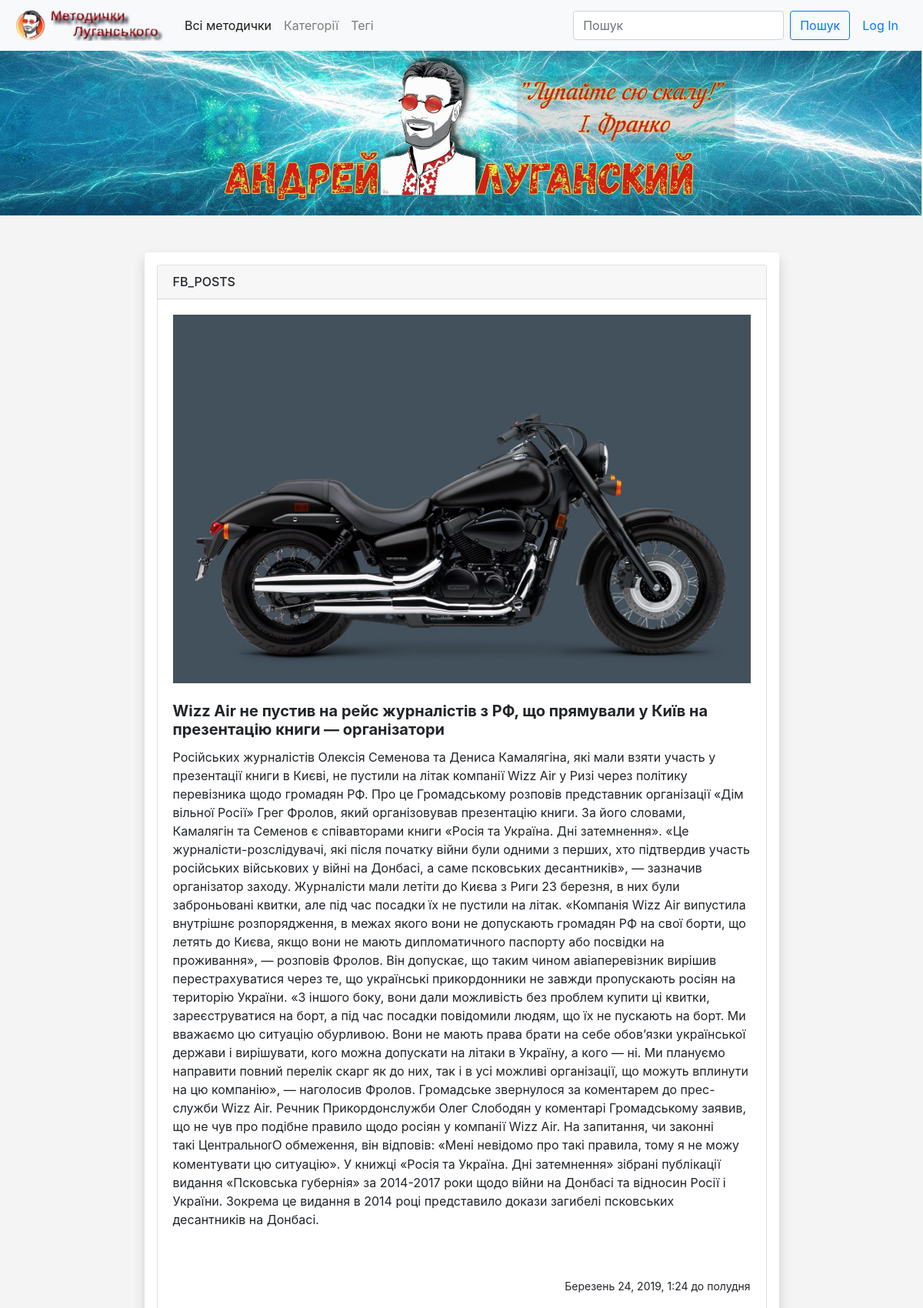
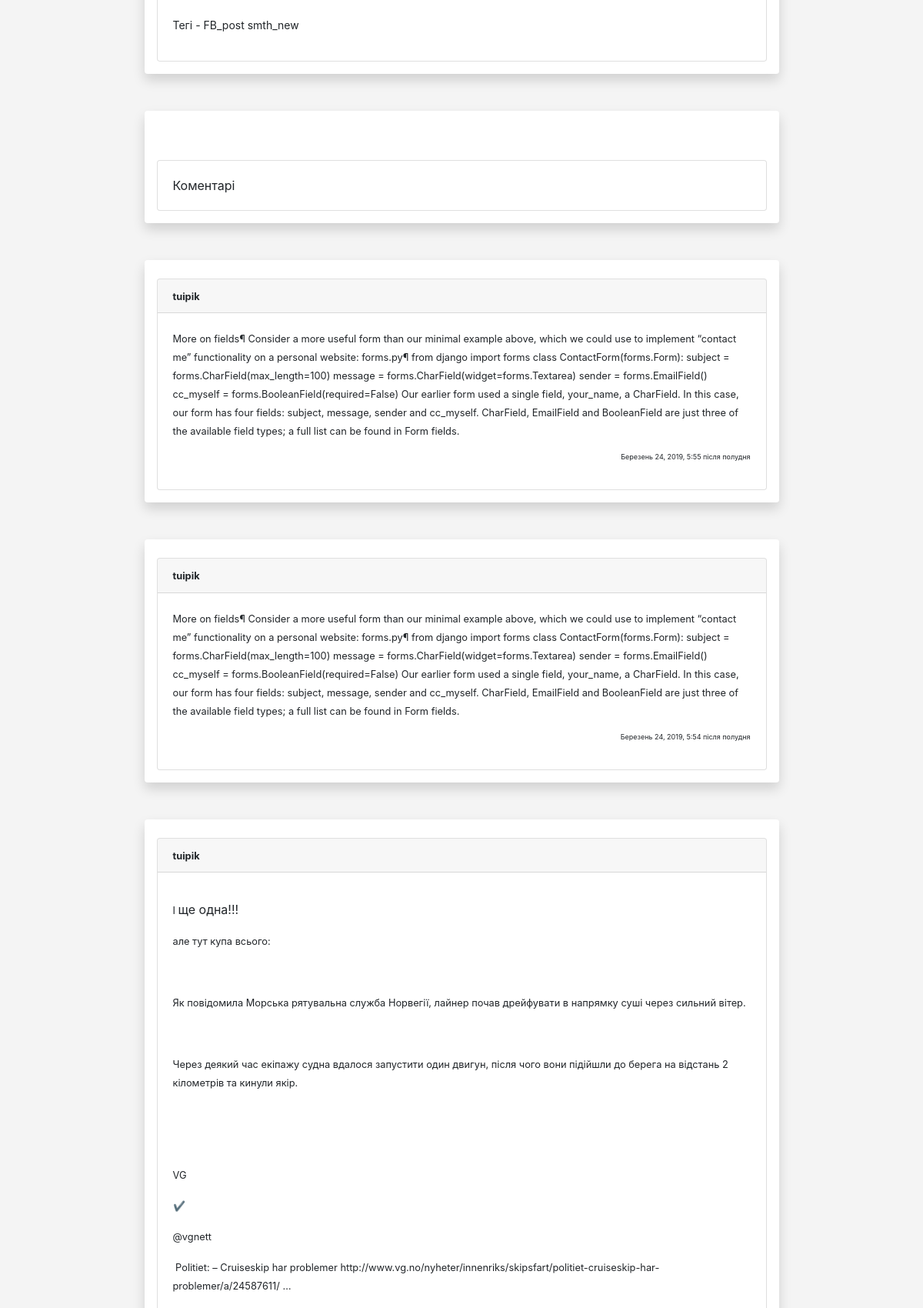
The app's page /detail/2 (upper part) with its own data (2 pictures, top to bottom).
### news/models.py (models this page shows, shortened)
class News(models.Model):
    user = models.ForeignKey(User, verbose_name='Автор',
                             on_delete=models.CASCADE,)
    title = models.CharField(max_length=150, verbose_name='Заголовок',
                             db_index=True)
    text = models.TextField(max_length=None, verbose_name='Текст статті',
                            blank=True)
    image = models.ImageField(upload_to='img', blank=True, null=True,
                              verbose_name='Картинка')
    created = models.DateTimeField(verbose_name='Дата створення',
                                   auto_now_add=True)
    description = models.CharField(verbose_name='Опис', max_length=150,
                                   blank=True)
    keywords = models.CharField(verbose_name='Ключові слова', max_length=350,
                                blank=True)
    tags = models.ManyToManyField('Tag', blank=True, related_name='tags')
    category = models.ForeignKey("Category", on_delete=models.SET_NULL,
                                 verbose_name='Категорія',
                                 blank=True, null=True, related_name="category")
    published = models.BooleanField(default=True, verbose_name='Опубліковано')
    class Meta:
        verbose_name = 'Стаття'
        verbose_name_plural = 'Статті'
        ordering = ['-created']

class Category(models.Model):
    title = models.CharField(max_length=100, verbose_name='Назва')
    class Meta:
        verbose_name = 'Категорія'
        verbose_name_plural = 'Категорії'
        ordering = ['title']
    def __str__(self):
        return self.title

class Tag(models.Model):
    title = models.CharField(max_length=150, verbose_name='Тег')
    class Meta:
        verbose_name = 'Тег'
        verbose_name_plural = 'Тегі'
        ordering = ['title']

class Comments(models.Model):
    user = models.ForeignKey(User, verbose_name='Коментатор',
                             on_delete=models.CASCADE)
    new = models.ForeignKey(News, verbose_name='Новина',
                            on_delete=models.CASCADE)
    text = models.TextField(max_length=None, verbose_name='Коментар',
                            blank=True)
    created = models.DateTimeField(verbose_name='Дата створення',
                                   auto_now_add=True)
    moderation = models.BooleanField(default=False,
                                     verbose_name='Можливість редагувати')
    class Meta:
        verbose_name = 'Коментар'
        verbose_name_plural = 'Коментарі'
        ordering = ['-created']

### news/views.py (the view)
# urls.py: path('detail/<int:pk>', views.news_detail, name='news_detail'),
def news_detail(request, pk):
    new = get_object_or_404(News, id=pk)
    comment = Comments.objects.filter(new=pk)
    if request.method == 'POST':
        form = CommentForm(request.POST)
        if form.is_valid():
            form = form.save(commit=False)
            form.user = request.user
            form.new = new
            form.save()
            return redirect(news_detail, pk)
    else:
        form = CommentForm()
    return render(request, 'news/news_detail.html',
                  {'new': new, 'comments': comment, 'form': form})

### news/forms.py
class CommentForm(ModelForm):
    class Meta:
        model = Comments
        fields = ('text',)

### news/templates/news/news_detail.html (shortened to what this page needs)
{% extends 'news/base_blog.html' %}
{% block content %}
    <div class="shadow p-3 mb-5 bg-white rounded">
        <div class="card">
            <h6 class="card-header">{{ new.category|default_if_none:'Загальна категорія' }}</h6>
            <div class="card-body">
                {% if new.image %}
                    <div align="center">
                        <img src="{{ MEDIA_URL }}{{ new.image.url }}"
                             class="img-fluid" alt="Responsive image">
                    </div><br>
                {% endif %}
                <h5 class="card-title"><b>{{ new.title }}</b></h5>
                <p class="card-text">{{ new.text|safe }}</p><br/><br/>
                <p style="font-size:14px" align="right">{{ new.created }}</p>
                <br/>
                <p style="font-size:14px">Тегі - {% for tag in new.tags.all %}
                    {{ tag.title }}
                {% endfor %}</p>
            </div>
        </div>
    </div>
    <div class="shadow p-3 mb-5 bg-white rounded">
        <div class="card mt-5">
            <div class="card-body">
                {% if comments %}
                    Коментарі
                {% else %}
                    Коментарів немає
                {% endif %}
            </div>
        </div>
    </div>
    {% for comment in comments %}
        <div class="shadow p-3 mb-5 bg-white rounded">
            <div class="card mt-2">
                <h6 class="card-header">
                    <small><b>{{ comment.user }}</b></small>
                </h6>
                <div class="card-body">
                    <p class="card-text">
                        <small>{{ comment.text|safe }}</small>
                    </p>
                    <p style="font-size:9px"
                       align="right">{{ comment.created }}</p>
                </div>
            </div>
        </div>
    {% endfor %}<br> <br>
{% endblock %}

### records on screen
News: category "FB_POSTS", image (picture), title "Wizz Air не пустив на рейс журналістів з РФ, що прямували у Київ на презентацію книги — організатори", text "Російських журналістів Олексія Семенова та Дениса Камалягіна, які мали взяти участь у презентації книги в Києві, не пустили на літак компанії Wizz Air у Ризі через політику перевізника щодо громадян РФ. Про це Громадському розповів представник організації «Дім вільної Росії» Грег Фролов, який організовував презентацію книги. За його словами, Камалягін та Семенов є співавторами книги «Росія та Україна. Дні затемнення». «Це журналісти-розслідувачі, які після початку війни були одними з перших, хто підтвердив участь російських військових у війні на Донбасі, а саме псковських десантників», — зазначив організатор заходу. Журналісти мали летіти до Києва з Риги 23 березня, в них були заброньовані…", created "Березень 24, 2019, 1:24 до полудня"
Tag: title "FB_post"
Tag: title "smth_new"
Comments: user "tuipik", text "More on fields¶ Consider a more useful form than our minimal example above, which we could use to implement “contact me” functionality on a personal website: forms.py¶ from django import forms class ContactForm(forms.Form): subject = forms.CharField(max_length=100) message = forms.CharField(widget=forms.Textarea) sender = forms.EmailField() cc_myself = forms.BooleanField(required=False) Our earlier form used a single field, your_name, a CharField. In this case, our form has four fields: subject, message, sender and cc_myself. CharField, EmailField and BooleanField are just three of the available field types; a full list can be found in Form fields.", created "Березень 24, 2019, 5:55 після полудня"
Comments: user "tuipik", text "More on fields¶ Consider a more useful form than our minimal example above, which we could use to implement “contact me” functionality on a personal website: forms.py¶ from django import forms class ContactForm(forms.Form): subject = forms.CharField(max_length=100) message = forms.CharField(widget=forms.Textarea) sender = forms.EmailField() cc_myself = forms.BooleanField(required=False) Our earlier form used a single field, your_name, a CharField. In this case, our form has four fields: subject, message, sender and cc_myself. CharField, EmailField and BooleanField are just three of the available field types; a full list can be found in Form fields.", created "Березень 24, 2019, 5:54 після полудня"
Comments: user "tuipik", text "ще одна!!!"
